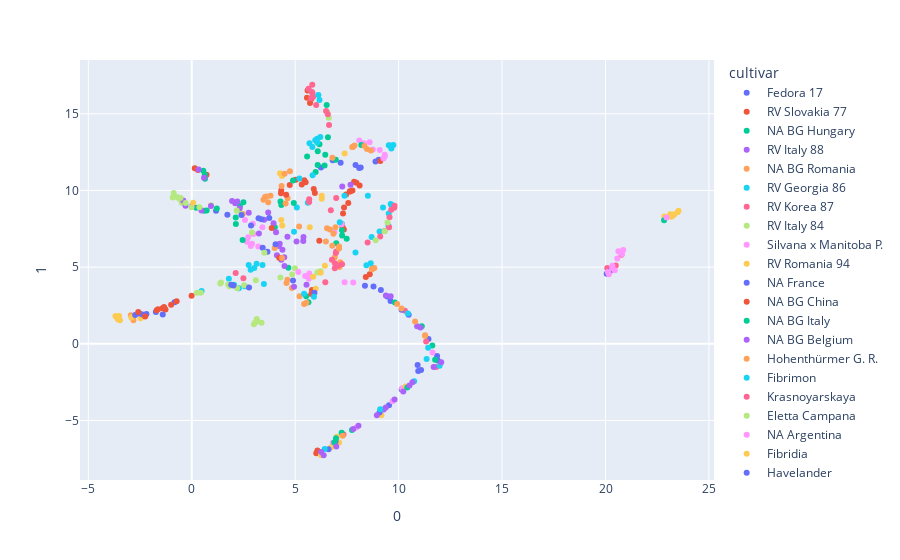

Notebook source saved alongside this figure:
### Markdown cell above
## Interactive Plots

### Code cell
import plotly.express as px

# n_neighbors = 10
# embed = pd.read_csv(f"outputs/umap/asv_n={n_neighbors}.csv")
# embed_metadata = pd.concat([embed, metadata], axis=1)

   
data = table.values
projector = umap.UMAP(
    n_neighbors=8,
    min_dist=0.5,
    n_components=2,
    metric="braycurtis"
)

u = projector.fit_transform(data)
embed = pd.DataFrame(u)
embed_metadata = pd.concat([embed, metadata], axis=1)


hover_data = ["cultivar", "replicates"]
fig = px.scatter(embed_metadata, x=0, y=1, color="cultivar", hover_data=hover_data)
fig.show()

### Figure 1 — Plotly figure (JSON) as saved in the notebook; plotly's stock layout.template omitted (floating-point values rounded to 4 significant figures)
{"data": [{"customdata": [["Fedora 17", "C1_01"], ["Fedora 17", "C1_02"], ["Fedora 17", "C1_03"], ["Fedora 17", "C1_04"], ["Fedora 17", "C1_05"], ["Fedora 17", "C1_06"], ["Fedora 17", "C1_07"], ["Fedora 17", "C1_08"], ["Fedora 17", "C1_09"], ["Fedora 17", "C1_10"]], "hovertemplate": "cultivar=%{customdata[0]}<br>0=%{x}<br>1=%{y}<br>replicates=%{customdata[1]}<extra></extra>", "legendgroup": "Fedora 17", "marker": {"color": "#636efa", "symbol": "circle"}, "mode": "markers", "name": "Fedora 17", "orientation": "v", "showlegend": true, "type": "scatter", "x": [9.45, 11.86, 10.49, 11.44, 10.15, 9.535, 8.785, 8.373, 9.142, 11.89], "xaxis": "x", "y": [3.079, -0.7966, 1.889, 0.3203, -2.973, -4.009, 3.746, 3.791, 3.517, -1.094], "yaxis": "y"}, {"customdata": [["RV Slovakia 77", "C10_01"], ["RV Slovakia 77", "C10_02"], ["RV Slovakia 77", "C10_03"], ["RV Slovakia 77", "C10_04"], ["RV Slovakia 77", "C10_05"], ["RV Slovakia 77", "C10_06"], ["RV Slovakia 77", "C10_07"], ["RV Slovakia 77", "C10_08"], ["RV Slovakia 77", "C10_09"], ["RV Slovakia 77", "C10_10"]], "hovertemplate": "cultivar=%{customdata[0]}<br>0=%{x}<br>1=%{y}<br>replicates=%{customdata[1]}<extra></extra>", "legendgroup": "RV Slovakia 77", "marker": {"color": "#EF553B", "symbol": "circle"}, "mode": "markers", "name": "RV Slovakia 77", "orientation": "v", "showlegend": true, "type": "scatter", "x": [6.019, 6.074, 5.599, 7.287, 7.355, 7.643, 7.658, 5.779, 5.716, 5.568], "xaxis": "x", "y": [-7.134, -6.961, 16.52, 7.632, 7.46, 9.951, 9.935, 15.96, 15.7, 16.04], "yaxis": "y"}, {"customdata": [["NA BG Hungary", "C11_01"], ["NA BG Hungary", "C11_02"], ["NA BG Hungary", "C11_06"], ["NA BG Hungary", "C11_07"], ["NA BG Hungary", "C11_08"], ["NA BG Hungary", "C11_09"], ["NA BG Hungary", "C11_10"]], "hovertemplate": "cultivar=%{customdata[0]}<br>0=%{x}<br>1=%{y}<br>replicates=%{customdata[1]}<extra></extra>", "legendgroup": "NA BG Hungary", "marker": {"color": "#00cc96", "symbol": "circle"}, "mode": "markers", "name": "NA BG Hungary", "orientation": "v", "showlegend": true, "type": "scatter", "x": [5.531, 5.64, 6.984, 7.488, 7.258, 7.256, 7.269], "xaxis": "x", "y": [3.102, 2.703, 6.55, 6.844, 7.407, 7.805, 7.066], "yaxis": "y"}, {"customdata": [["RV Italy 88", "C13_01"], ["RV Italy 88", "C13_02"], ["RV Italy 88", "C13_03"], ["RV Italy 88", "C13_04"], ["RV Italy 88", "C13_05"], ["RV Italy 88", "C13_06"], ["RV Italy 88", "C13_07"], ["RV Italy 88", "C13_08"], ["RV Italy 88", "C13_09"], ["RV Italy 88", "C13_10"]], "hovertemplate": "cultivar=%{customdata[0]}<br>0=%{x}<br>1=%{y}<br>replicates=%{customdata[1]}<extra></extra>", "legendgroup": "RV Italy 88", "marker": {"color": "#ab63fa", "symbol": "circle"}, "mode": "markers", "name": "RV Italy 88", "orientation": "v", "showlegend": true, "type": "scatter", "x": [5.391, 5.401, 5.065, 4.625, 4.33, 4.252, 4.214, 4.383, 4.117, 5.547], "xaxis": "x", "y": [6.706, 6.958, 6.668, 6.985, 5.475, 6.528, 6.382, 6.126, 5.773, 3.845], "yaxis": "y"}, {"customdata": [["NA BG Romania", "C15_01"], ["NA BG Romania", "C15_02"], ["NA BG Romania", "C15_03"], ["NA BG Romania", "C15_05"], ["NA BG Romania", "C15_06"], ["NA BG Romania", "C15_07"], ["NA BG Romania", "C15_08"], ["NA BG Romania", "C15_11"], ["NA BG Romania", "C15_12"]], "hovertemplate": "cultivar=%{customdata[0]}<br>0=%{x}<br>1=%{y}<br>replicates=%{customdata[1]}<extra></extra>", "legendgroup": "NA BG Romania", "marker": {"color": "#FFA15A", "symbol": "circle"}, "mode": "markers", "name": "NA BG Romania", "orientation": "v", "showlegend": true, "type": "scatter", "x": [5.209, 5.431, 5.544, 2.467, 4.622, 4.578, 4.836, -2.82, -2.945], "xaxis": "x", "y": [3.104, 2.601, 2.681, 8.465, 4.17, 3.969, 3.64, 1.533, 1.866], "yaxis": "y"}, {"customdata": [["RV Georgia 86", "C16_01"], ["RV Georgia 86", "C16_02"], ["RV Georgia 86", "C16_03"], ["RV Georgia 86", "C16_04"], ["RV Georgia 86", "C16_05"], ["RV Georgia 86", "C16_06"], ["RV Georgia 86", "C16_07"], ["RV Georgia 86", "C16_08"], ["RV Georgia 86", "C16_09"], ["RV Georgia 86", "C16_10"]], "hovertemplate": "cultivar=%{customdata[0]}<br>0=%{x}<br>1=%{y}<br>replicates=%{customdata[1]}<extra></extra>", "legendgroup": "RV Georgia 86", "marker": {"color": "#19d3f3", "symbol": "circle"}, "mode": "markers", "name": "RV Georgia 86", "orientation": "v", "showlegend": true, "type": "scatter", "x": [9.617, 9.078, 9.506, 8.695, 9.521, 8.514, 9.651, 9.246, 5.079, 5.609], "xaxis": "x", "y": [9.118, 7.322, 7.698, 6.964, 8.492, 9.66, 9.048, 8.886, 8.895, 9.202], "yaxis": "y"}, {"customdata": [["RV Korea 87", "C17_01"], ["RV Korea 87", "C17_02"], ["RV Korea 87", "C17_03"], ["RV Korea 87", "C17_04"], ["RV Korea 87", "C17_05"], ["RV Korea 87", "C17_06"], ["RV Korea 87", "C17_07"], ["RV Korea 87", "C17_08"], ["RV Korea 87", "C17_09"], ["RV Korea 87", "C17_10"]], "hovertemplate": "cultivar=%{customdata[0]}<br>0=%{x}<br>1=%{y}<br>replicates=%{customdata[1]}<extra></extra>", "legendgroup": "RV Korea 87", "marker": {"color": "#FF6692", "symbol": "circle"}, "mode": "markers", "name": "RV Korea 87", "orientation": "v", "showlegend": true, "type": "scatter", "x": [9.559, 8.5, 9.11, 9.54, 9.318, 9.788, 9.643, 9.8, 5.673, 5.676], "xaxis": "x", "y": [8.259, 6.598, 6.994, 7.608, 7.352, 8.868, 8.744, 9.007, 9.247, 9.427], "yaxis": "y"}, {"customdata": [["RV Italy 84", "C18_01"], ["RV Italy 84", "C18_02"], ["RV Italy 84", "C18_03"], ["RV Italy 84", "C18_04"], ["RV Italy 84", "C18_05"], ["RV Italy 84", "C18_06"], ["RV Italy 84", "C18_07"], ["RV Italy 84", "C18_08"], ["RV Italy 84", "C18_09"], ["RV Italy 84", "C18_10"]], "hovertemplate": "cultivar=%{customdata[0]}<br>0=%{x}<br>1=%{y}<br>replicates=%{customdata[1]}<extra></extra>", "legendgroup": "RV Italy 84", "marker": {"color": "#B6E880", "symbol": "circle"}, "mode": "markers", "name": "RV Italy 84", "orientation": "v", "showlegend": true, "type": "scatter", "x": [9.319, 9.463, 8.893, 6.623, 5.816, 0.9363, 2.309, -0.5998, -0.4822, 6.551], "xaxis": "x", "y": [7.348, 7.903, 6.755, 14.74, 16.36, 9.033, 8.653, 9.465, 9.198, 15.11], "yaxis": "y"}, {"customdata": [["Silvana x Manitoba P.", "C2_01"], ["Silvana x Manitoba P.", "C2_02"], ["Silvana x Manitoba P.", "C2_03"], ["Silvana x Manitoba P.", "C2_04"], ["Silvana x Manitoba P.", "C2_05"], ["Silvana x Manitoba P.", "C2_06"], ["Silvana x Manitoba P.", "C2_07"], ["Silvana x Manitoba P.", "C2_08"], ["Silvana x Manitoba P.", "C2_09"], ["Silvana x Manitoba P.", "C2_10"]], "hovertemplate": "cultivar=%{customdata[0]}<br>0=%{x}<br>1=%{y}<br>replicates=%{customdata[1]}<extra></extra>", "legendgroup": "Silvana x Manitoba P.", "marker": {"color": "#FF97FF", "symbol": "circle"}, "mode": "markers", "name": "Silvana x Manitoba P.", "orientation": "v", "showlegend": true, "type": "scatter", "x": [3.414, 2.574, 2.954, 2.97, 3.216, 9.702, 2.726, 2.852, 2.915, 2.669], "xaxis": "x", "y": [7.604, 8.07, 7.828, 7.16, 6.338, -3.743, 6.953, 6.381, 6.52, 6.66], "yaxis": "y"}, {"customdata": [["RV Romania 94", "C28_01"], ["RV Romania 94", "C28_02"], ["RV Romania 94", "C28_03"], ["RV Romania 94", "C28_04"], ["RV Romania 94", "C28_05"], ["RV Romania 94", "C28_06"], ["RV Romania 94", "C28_07"], ["RV Romania 94", "C28_08"], ["RV Romania 94", "C28_09"], ["RV Romania 94", "C28_10"]], "hovertemplate": "cultivar=%{customdata[0]}<br>0=%{x}<br>1=%{y}<br>replicates=%{customdata[1]}<extra></extra>", "legendgroup": "RV Romania 94", "marker": {"color": "#FECB52", "symbol": "circle"}, "mode": "markers", "name": "RV Romania 94", "orientation": "v", "showlegend": true, "type": "scatter", "x": [23.29, 23.24, 23.48, 11.26, 22.84, 22.86, 23.13, 23.32, 23.18, 23.53], "xaxis": "x", "y": [8.429, 8.332, 8.574, 0.5153, 8.303, 8.219, 8.445, 8.425, 8.285, 8.679], "yaxis": "y"}, {"customdata": [["NA France", "C30_01"], ["NA France", "C30_02"], ["NA France", "C30_03"], ["NA France", "C30_04"], ["NA France", "C30_05"], ["NA France", "C30_06"], ["NA France", "C30_07"], ["NA France", "C30_08"], ["NA France", "C30_09"], ["NA France", "C30_10"]], "hovertemplate": "cultivar=%{customdata[0]}<br>0=%{x}<br>1=%{y}<br>replicates=%{customdata[1]}<extra></extra>", "legendgroup": "NA France", "marker": {"color": "#636efa", "symbol": "circle"}, "mode": "markers", "name": "NA France", "orientation": "v", "showlegend": true, "type": "scatter", "x": [8.167, 6.812, 6.245, 7.197, 9.036, 8.883, 8.093, 7.919, 1.721, 1.175], "xaxis": "x", "y": [11.49, 11.98, 11.49, 11.81, 12.0, 11.88, 11.47, 11.66, 8.422, 8.678], "yaxis": "y"}, {"customdata": [["NA BG China", "C32_01"], ["NA BG China", "C32_02"], ["NA BG China", "C32_03"], ["NA BG China", "C32_04"], ["NA BG China", "C32_05"], ["NA BG China", "C32_06"], ["NA BG China", "C32_07"], ["NA BG China", "C32_08"], ["NA BG China", "C32_09"], ["NA BG China", "C32_10"]], "hovertemplate": "cultivar=%{customdata[0]}<br>0=%{x}<br>1=%{y}<br>replicates=%{customdata[1]}<extra></extra>", "legendgroup": "NA BG China", "marker": {"color": "#EF553B", "symbol": "circle"}, "mode": "markers", "name": "NA BG China", "orientation": "v", "showlegend": true, "type": "scatter", "x": [9.116, 5.027, 0.1462, 4.325, 5.778, 4.228, 5.811, 0.7155, 0.2986, 4.312], "xaxis": "x", "y": [11.91, 10.7, 11.45, 9.996, 3.256, 5.607, 3.503, 11.02, 11.34, 9.824], "yaxis": "y"}, {"customdata": [["NA BG Italy", "C33_01"], ["NA BG Italy", "C33_02"], ["NA BG Italy", "C33_03"], ["NA BG Italy", "C33_04"], ["NA BG Italy", "C33_05"], ["NA BG Italy", "C33_06"], ["NA BG Italy", "C33_07"], ["NA BG Italy", "C33_08"], ["NA BG Italy", "C33_09"], ["NA BG Italy", "C33_10"]], "hovertemplate": "cultivar=%{customdata[0]}<br>0=%{x}<br>1=%{y}<br>replicates=%{customdata[1]}<extra></extra>", "legendgroup": "NA BG Italy", "marker": {"color": "#00cc96", "symbol": "circle"}, "mode": "markers", "name": "NA BG Italy", "orientation": "v", "showlegend": true, "type": "scatter", "x": [4.933, 4.015, 4.669, 6.421, 5.988, 4.331, 4.29, 0.6296, 0.5578, 0.6402], "xaxis": "x", "y": [9.176, 7.603, 4.967, 11.63, 11.21, 9.059, 9.285, 11.05, 11.29, 10.76], "yaxis": "y"}, {"customdata": [["NA BG Belgium", "C34_01"], ["NA BG Belgium", "C34_02"], ["NA BG Belgium", "C34_03"], ["NA BG Belgium", "C34_04"], ["NA BG Belgium", "C34_05"], ["NA BG Belgium", "C34_06"], ["NA BG Belgium", "C34_07"], ["NA BG Belgium", "C34_08"], ["NA BG Belgium", "C34_09"], ["NA BG Belgium", "C34_10"]], "hovertemplate": "cultivar=%{customdata[0]}<br>0=%{x}<br>1=%{y}<br>replicates=%{customdata[1]}<extra></extra>", "legendgroup": "NA BG Belgium", "marker": {"color": "#ab63fa", "symbol": "circle"}, "mode": "markers", "name": "NA BG Belgium", "orientation": "v", "showlegend": true, "type": "scatter", "x": [4.074, 3.953, 3.501, 4.471, 4.481, 4.944, 0.592, 0.33, 2.754, 3.696], "xaxis": "x", "y": [7.278, 7.868, 8.086, 5.642, 5.073, 3.728, 10.83, 11.36, 8.55, 8.561], "yaxis": "y"}, {"customdata": [["Hohenthürmer G. R.", "C36_01"], ["Hohenthürmer G. R.", "C36_02"], ["Hohenthürmer G. R.", "C36_03"], ["Hohenthürmer G. R.", "C36_04"], ["Hohenthürmer G. R.", "C36_05"], ["Hohenthürmer G. R.", "C36_06"], ["Hohenthürmer G. R.", "C36_07"], ["Hohenthürmer G. R.", "C36_08"], ["Hohenthürmer G. R.", "C36_09"], ["Hohenthürmer G. R.", "C36_10"]], "hovertemplate": "cultivar=%{customdata[0]}<br>0=%{x}<br>1=%{y}<br>replicates=%{customdata[1]}<extra></extra>", "legendgroup": "Hohenthürmer G. R.", "marker": {"color": "#FFA15A", "symbol": "circle"}, "mode": "markers", "name": "Hohenthürmer G. R.", "orientation": "v", "showlegend": true, "type": "scatter", "x": [3.809, 3.465, 4.342, 3.604, 4.009, 4.363, 3.696, 3.541, 4.537, 4.634], "xaxis": "x", "y": [9.653, 9.387, 10.29, 9.607, 6.246, 5.596, 9.228, 9.574, 9.152, 9.499], "yaxis": "y"}, {"customdata": [["Fibrimon", "C37_01"], ["Fibrimon", "C37_02"], ["Fibrimon", "C37_03"], ["Fibrimon", "C37_04"], ["Fibrimon", "C37_05"], ["Fibrimon", "C37_06"], ["Fibrimon", "C37_07"], ["Fibrimon", "C37_08"], ["Fibrimon", "C37_09"], ["Fibrimon", "C37_10"]], "hovertemplate": "cultivar=%{customdata[0]}<br>0=%{x}<br>1=%{y}<br>replicates=%{customdata[1]}<extra></extra>", "legendgroup": "Fibrimon", "marker": {"color": "#19d3f3", "symbol": "circle"}, "mode": "markers", "name": "Fibrimon", "orientation": "v", "showlegend": true, "type": "scatter", "x": [2.751, 3.487, 2.043, 0.475, 1.794, 2.562, 2.279, 3.136, 3.022, 2.847], "xaxis": "x", "y": [5.147, 3.906, 3.846, 3.44, 4.238, 3.749, 3.625, 5.216, 4.951, 4.835], "yaxis": "y"}, {"customdata": [["Krasnoyarskaya", "C38_01"], ["Krasnoyarskaya", "C38_02"], ["Krasnoyarskaya", "C38_03"], ["Krasnoyarskaya", "C38_04"], ["Krasnoyarskaya", "C38_05"], ["Krasnoyarskaya", "C38_06"], ["Krasnoyarskaya", "C38_07"], ["Krasnoyarskaya", "C38_08"], ["Krasnoyarskaya", "C38_09"], ["Krasnoyarskaya", "C38_10"]], "hovertemplate": "cultivar=%{customdata[0]}<br>0=%{x}<br>1=%{y}<br>replicates=%{customdata[1]}<extra></extra>", "legendgroup": "Krasnoyarskaya", "marker": {"color": "#FF6692", "symbol": "circle"}, "mode": "markers", "name": "Krasnoyarskaya", "orientation": "v", "showlegend": true, "type": "scatter", "x": [6.458, 7.335, 20.5, 20.08, 20.77, 10.31, 11.33, 2.496, 2.123, 11.82], "xaxis": "x", "y": [4.021, -5.919, 5.11, 4.947, 5.812, 2.151, 0.149, 4.269, 4.624, -1.518], "yaxis": "y"}, {"customdata": [["Eletta Campana", "C41_01"], ["Eletta Campana", "C41_02"], ["Eletta Campana", "C41_03"], ["Eletta Campana", "C41_04"], ["Eletta Campana", "C41_05"], ["Eletta Campana", "C41_07"], ["Eletta Campana", "C41_08"], ["Eletta Campana", "C41_09"], ["Eletta Campana", "C41_10"]], "hovertemplate": "cultivar=%{customdata[0]}<br>0=%{x}<br>1=%{y}<br>replicates=%{customdata[1]}<extra></extra>", "legendgroup": "Eletta Campana", "marker": {"color": "#B6E880", "symbol": "circle"}, "mode": "markers", "name": "Eletta Campana", "orientation": "v", "showlegend": true, "type": "scatter", "x": [3.056, 3.003, 3.376, 3.138, 3.182, 6.218, 4.989, 3.098, 4.285], "xaxis": "x", "y": [1.38, 1.279, 1.382, 1.614, 1.48, 4.735, 4.932, 4.143, 4.329], "yaxis": "y"}, {"customdata": [["NA Argentina", "C43_01"], ["NA Argentina", "C43_02"], ["NA Argentina", "C43_03"], ["NA Argentina", "C43_04"], ["NA Argentina", "C43_05"], ["NA Argentina", "C43_06"], ["NA Argentina", "C43_07"], ["NA Argentina", "C43_08"], ["NA Argentina", "C43_09"], ["NA Argentina", "C43_10"]], "hovertemplate": "cultivar=%{customdata[0]}<br>0=%{x}<br>1=%{y}<br>replicates=%{customdata[1]}<extra></extra>", "legendgroup": "NA Argentina", "marker": {"color": "#FF97FF", "symbol": "circle"}, "mode": "markers", "name": "NA Argentina", "orientation": "v", "showlegend": true, "type": "scatter", "x": [8.755, 8.315, 8.596, 9.088, 9.328, 9.329, 9.27, 8.097, 6.902, 7.25], "xaxis": "x", "y": [12.68, 13.08, 13.14, 12.64, 12.33, 12.24, 12.09, 13.26, 7.291, 7.801], "yaxis": "y"}, {"customdata": [["Fibridia", "C44_01"], ["Fibridia", "C44_02"], ["Fibridia", "C44_03"], ["Fibridia", "C44_04"], ["Fibridia", "C44_05"], ["Fibridia", "C44_06"], ["Fibridia", "C44_07"], ["Fibridia", "C44_08"], ["Fibridia", "C44_09"], ["Fibridia", "C44_10"]], "hovertemplate": "cultivar=%{customdata[0]}<br>0=%{x}<br>1=%{y}<br>replicates=%{customdata[1]}<extra></extra>", "legendgroup": "Fibridia", "marker": {"color": "#FECB52", "symbol": "circle"}, "mode": "markers", "name": "Fibridia", "orientation": "v", "showlegend": true, "type": "scatter", "x": [5.703, 6.436, 6.283, 6.283, 5.996, 4.375, 7.39, 4.327, 4.264, 4.359], "xaxis": "x", "y": [7.6, 5.094, 9.458, 9.654, 3.586, 7.718, 12.41, 8.075, 11.12, 10.94], "yaxis": "y"}, {"customdata": [["Havelander", "C47_01"], ["Havelander", "C47_02"], ["Havelander", "C47_03"], ["Havelander", "C47_04"], ["Havelander", "C47_05"], ["Havelander", "C47_06"], ["Havelander", "C47_07"], ["Havelander", "C47_08"], ["Havelander", "C47_09"], ["Havelander", "C47_10"]], "hovertemplate": "cultivar=%{customdata[0]}<br>0=%{x}<br>1=%{y}<br>replicates=%{customdata[1]}<extra></extra>", "legendgroup": "Havelander", "marker": {"color": "#636efa", "symbol": "circle"}, "mode": "markers", "name": "Havelander", "orientation": "v", "showlegend": true, "type": "scatter", "x": [5.931, 4.052, 3.745, 3.369, 3.228, 2.401, 3.43, 3.658, 2.864, 4.896], "xaxis": "x", "y": [3.333, 6.499, 8.207, 8.115, 8.187, 8.407, 6.263, 6.005, 7.715, 4.124], "yaxis": "y"}, {"customdata": [["NA Syria", "C49_01"], ["NA Syria", "C49_02"], ["NA Syria", "C49_03"], ["NA Syria", "C49_04"], ["NA Syria", "C49_05"], ["NA Syria", "C49_06"], ["NA Syria", "C49_07"], ["NA Syria", "C49_08"], ["NA Syria", "C49_09"]], "hovertemplate": "cultivar=%{customdata[0]}<br>0=%{x}<br>1=%{y}<br>replicates=%{customdata[1]}<extra></extra>", "legendgroup": "NA Syria", "marker": {"color": "#EF553B", "symbol": "circle"}, "mode": "markers", "name": "NA Syria", "orientation": "v", "showlegend": true, "type": "scatter", "x": [6.165, 4.564, 5.441, 5.505, 5.318, 4.736, 5.95, 5.897, 3.864], "xaxis": "x", "y": [6.714, 9.719, 10.66, 10.53, 10.4, 10.36, 9.834, 10.09, 7.547], "yaxis": "y"}, {"customdata": [["Schurig", "C52_01"], ["Schurig", "C52_02"], ["Schurig", "C52_03"], ["Schurig", "C52_04"], ["Schurig", "C52_05"], ["Schurig", "C52_06"], ["Schurig", "C52_07"], ["Schurig", "C52_08"], ["Schurig", "C52_09"], ["Schurig", "C52_10"]], "hovertemplate": "cultivar=%{customdata[0]}<br>0=%{x}<br>1=%{y}<br>replicates=%{customdata[1]}<extra></extra>", "legendgroup": "Schurig", "marker": {"color": "#00cc96", "symbol": "circle"}, "mode": "markers", "name": "Schurig", "orientation": "v", "showlegend": true, "type": "scatter", "x": [2.132, 2.33, 2.458, 2.498, 0.7195, 0.5957, 2.132, 1.213, 0.2176, 2.125], "xaxis": "x", "y": [7.819, 8.986, 6.772, 9.229, 8.701, 8.684, 9.19, 8.822, 8.868, 8.244], "yaxis": "y"}, {"customdata": [["Bredemann", "C54_01"], ["Bredemann", "C54_02"], ["Bredemann", "C54_03"], ["Bredemann", "C54_04"], ["Bredemann", "C54_05"], ["Bredemann", "C54_06"], ["Bredemann", "C54_07"], ["Bredemann", "C54_08"], ["Bredemann", "C54_09"], ["Bredemann", "C54_10"]], "hovertemplate": "cultivar=%{customdata[0]}<br>0=%{x}<br>1=%{y}<br>replicates=%{customdata[1]}<extra></extra>", "legendgroup": "Bredemann", "marker": {"color": "#ab63fa", "symbol": "circle"}, "mode": "markers", "name": "Bredemann", "orientation": "v", "showlegend": true, "type": "scatter", "x": [2.1, -0.4114, 0.9286, 1.949, 2.316, -0.3003, 0.01985, 0.47, 2.206, 3.245], "xaxis": "x", "y": [9.158, 9.352, 8.989, 9.315, 8.835, 9.008, 8.985, 8.693, 9.288, 7.201], "yaxis": "y"}, {"customdata": [["Ramo", "C55_01"], ["Ramo", "C55_02"], ["Ramo", "C55_03"], ["Ramo", "C55_04"], ["Ramo", "C55_05"], ["Ramo", "C55_06"], ["Ramo", "C55_07"], ["Ramo", "C55_08"], ["Ramo", "C55_09"], ["Ramo", "C55_10"]], "hovertemplate": "cultivar=%{customdata[0]}<br>0=%{x}<br>1=%{y}<br>replicates=%{customdata[1]}<extra></extra>", "legendgroup": "Ramo", "marker": {"color": "#FFA15A", "symbol": "circle"}, "mode": "markers", "name": "Ramo", "orientation": "v", "showlegend": true, "type": "scatter", "x": [7.122, 6.539, 7.14, 7.18, 6.911, 6.793, 5.191, 6.846, 6.678, 6.948], "xaxis": "x", "y": [6.346, 7.537, 5.009, 5.323, 5.652, 6.396, 7.651, 7.171, 7.45, 7.597], "yaxis": "y"}, {"customdata": [["NA Turkey", "C56_01"], ["NA Turkey", "C56_02"], ["NA Turkey", "C56_03"], ["NA Turkey", "C56_04"], ["NA Turkey", "C56_05"], ["NA Turkey", "C56_06"], ["NA Turkey", "C56_07"], ["NA Turkey", "C56_08"], ["NA Turkey", "C56_09"], ["NA Turkey", "C56_10"]], "hovertemplate": "cultivar=%{customdata[0]}<br>0=%{x}<br>1=%{y}<br>replicates=%{customdata[1]}<extra></extra>", "legendgroup": "NA Turkey", "marker": {"color": "#19d3f3", "symbol": "circle"}, "mode": "markers", "name": "NA Turkey", "orientation": "v", "showlegend": true, "type": "scatter", "x": [9.649, 9.744, 9.524, 9.574, 5.841, 5.202, 4.944, 3.421, 5.906, 5.429], "xaxis": "x", "y": [12.74, 12.97, 12.95, 12.92, 10.98, 10.78, 7.312, 5.148, 3.068, 3.262], "yaxis": "y"}, {"customdata": [["Lovrin 110", "C58_01"], ["Lovrin 110", "C58_02"], ["Lovrin 110", "C58_03"], ["Lovrin 110", "C58_04"], ["Lovrin 110", "C58_05"], ["Lovrin 110", "C58_06"], ["Lovrin 110", "C58_07"], ["Lovrin 110", "C58_08"], ["Lovrin 110", "C58_09"], ["Lovrin 110", "C58_10"]], "hovertemplate": "cultivar=%{customdata[0]}<br>0=%{x}<br>1=%{y}<br>replicates=%{customdata[1]}<extra></extra>", "legendgroup": "Lovrin 110", "marker": {"color": "#FF6692", "symbol": "circle"}, "mode": "markers", "name": "Lovrin 110", "orientation": "v", "showlegend": true, "type": "scatter", "x": [6.777, 6.985, 6.964, 7.265, 6.914, 6.92, 7.066, 7.001, 6.98, 6.723], "xaxis": "x", "y": [5.475, 6.026, 5.915, 5.186, 4.935, 5.249, 5.086, 5.114, 9.506, 8.713], "yaxis": "y"}, {"customdata": [["Fasamo", "C59_01"], ["Fasamo", "C59_02"], ["Fasamo", "C59_03"], ["Fasamo", "C59_04"], ["Fasamo", "C59_05"], ["Fasamo", "C59_06"], ["Fasamo", "C59_07"], ["Fasamo", "C59_08"], ["Fasamo", "C59_09"], ["Fasamo", "C59_10"]], "hovertemplate": "cultivar=%{customdata[0]}<br>0=%{x}<br>1=%{y}<br>replicates=%{customdata[1]}<extra></extra>", "legendgroup": "Fasamo", "marker": {"color": "#B6E880", "symbol": "circle"}, "mode": "markers", "name": "Fasamo", "orientation": "v", "showlegend": true, "type": "scatter", "x": [0.4334, 1.758, 2.534, 1.38, 0.2553, 1.415, 6.068, 4.855, 2.196, 1.817], "xaxis": "x", "y": [3.333, 3.865, 3.819, 3.935, 3.334, 3.996, 4.649, 4.527, 3.622, 3.752], "yaxis": "y"}, {"customdata": [["Kompolti", "C62_01"], ["Kompolti", "C62_02"], ["Kompolti", "C62_03"], ["Kompolti", "C62_04"], ["Kompolti", "C62_05"], ["Kompolti", "C62_06"], ["Kompolti", "C62_07"], ["Kompolti", "C62_08"], ["Kompolti", "C62_09"], ["Kompolti", "C62_10"]], "hovertemplate": "cultivar=%{customdata[0]}<br>0=%{x}<br>1=%{y}<br>replicates=%{customdata[1]}<extra></extra>", "legendgroup": "Kompolti", "marker": {"color": "#FF97FF", "symbol": "circle"}, "mode": "markers", "name": "Kompolti", "orientation": "v", "showlegend": true, "type": "scatter", "x": [7.389, 7.806, 6.82, 7.955, 11.64, 10.17, 5.483, 5.683, 5.656, 5.151], "xaxis": "x", "y": [4.017, 4.004, -6.456, -5.458, -0.558, -2.895, 4.421, 4.587, 4.237, 4.682], "yaxis": "y"}, {"customdata": [["Beniko", "C65_01"], ["Beniko", "C65_02"], ["Beniko", "C65_05"], ["Beniko", "C65_06"], ["Beniko", "C65_07"], ["Beniko", "C65_08"], ["Beniko", "C65_09"], ["Beniko", "C65_10"]], "hovertemplate": "cultivar=%{customdata[0]}<br>0=%{x}<br>1=%{y}<br>replicates=%{customdata[1]}<extra></extra>", "legendgroup": "Beniko", "marker": {"color": "#FECB52", "symbol": "circle"}, "mode": "markers", "name": "Beniko", "orientation": "v", "showlegend": true, "type": "scatter", "x": [5.871, 6.231, 7.124, 6.734, 9.168, 10.34, 6.246, 7.009], "xaxis": "x", "y": [4.381, 4.634, -6.435, -6.745, -4.653, -2.774, -7.264, -6.053], "yaxis": "y"}, {"customdata": [["Finola", "C67_01"], ["Finola", "C67_02"], ["Finola", "C67_03"], ["Finola", "C67_04"], ["Finola", "C67_05"], ["Finola", "C67_06"], ["Finola", "C67_07"], ["Finola", "C67_08"], ["Finola", "C67_09"], ["Finola", "C67_10"]], "hovertemplate": "cultivar=%{customdata[0]}<br>0=%{x}<br>1=%{y}<br>replicates=%{customdata[1]}<extra></extra>", "legendgroup": "Finola", "marker": {"color": "#636efa", "symbol": "circle"}, "mode": "markers", "name": "Finola", "orientation": "v", "showlegend": true, "type": "scatter", "x": [9.609, 10.14, 10.92, 10.95, 9.077, 11.08, 6.614, 20.06, 6.954, 20.23], "xaxis": "x", "y": [2.795, 2.229, -1.378, -1.771, -4.471, -1.708, -6.87, 4.565, -6.368, 4.771], "yaxis": "y"}, {"customdata": [["Purini", "C70_01"], ["Purini", "C70_02"], ["Purini", "C70_03"], ["Purini", "C70_04"], ["Purini", "C70_05"], ["Purini", "C70_06"], ["Purini", "C70_07"], ["Purini", "C70_08"], ["Purini", "C70_09"], ["Purini", "C70_10"]], "hovertemplate": "cultivar=%{customdata[0]}<br>0=%{x}<br>1=%{y}<br>replicates=%{customdata[1]}<extra></extra>", "legendgroup": "Purini", "marker": {"color": "#EF553B", "symbol": "circle"}, "mode": "markers", "name": "Purini", "orientation": "v", "showlegend": true, "type": "scatter", "x": [7.848, 7.362, 7.566, 8.116, 7.961, 7.312, 7.462, 7.768, 8.414, 8.606], "xaxis": "x", "y": [10.56, 8.893, 9.178, 10.32, 10.49, 8.499, 9.734, 10.0, 4.364, 4.544], "yaxis": "y"}, {"customdata": [["Ferimon", "C72_01"], ["Ferimon", "C72_02"], ["Ferimon", "C72_03"], ["Ferimon", "C72_04"], ["Ferimon", "C72_05"], ["Ferimon", "C72_06"], ["Ferimon", "C72_07"], ["Ferimon", "C72_08"], ["Ferimon", "C72_09"], ["Ferimon", "C72_10"]], "hovertemplate": "cultivar=%{customdata[0]}<br>0=%{x}<br>1=%{y}<br>replicates=%{customdata[1]}<extra></extra>", "legendgroup": "Ferimon", "marker": {"color": "#00cc96", "symbol": "circle"}, "mode": "markers", "name": "Ferimon", "orientation": "v", "showlegend": true, "type": "scatter", "x": [11.63, 6.889, 22.83, 7.247, 11.12, 9.821, 11.76, 10.42, 7.744, 6.971], "xaxis": "x", "y": [-0.1127, -6.429, 8.054, -5.789, 1.154, 2.687, -1.038, -2.849, -5.619, -6.152], "yaxis": "y"}, {"customdata": [["Felina 32", "C73_01"], ["Felina 32", "C73_02"], ["Felina 32", "C73_03"], ["Felina 32", "C73_04"], ["Felina 32", "C73_05"], ["Felina 32", "C73_06"], ["Felina 32", "C73_07"], ["Felina 32", "C73_08"], ["Felina 32", "C73_09"], ["Felina 32", "C73_10"]], "hovertemplate": "cultivar=%{customdata[0]}<br>0=%{x}<br>1=%{y}<br>replicates=%{customdata[1]}<extra></extra>", "legendgroup": "Felina 32", "marker": {"color": "#ab63fa", "symbol": "circle"}, "mode": "markers", "name": "Felina 32", "orientation": "v", "showlegend": true, "type": "scatter", "x": [6.377, 8.948, 10.23, 9.803, 9.378, 10.89, 11.05, 9.278, 8.057, 11.69], "xaxis": "x", "y": [-7.261, -4.653, -3.102, -3.628, -4.155, 1.151, 1.069, -4.282, -5.341, -1.504], "yaxis": "y"}, {"customdata": [["Futura 75", "C74_01"], ["Futura 75", "C74_02"], ["Futura 75", "C74_03"], ["Futura 75", "C74_04"], ["Futura 75", "C74_05"], ["Futura 75", "C74_06"], ["Futura 75", "C74_07"], ["Futura 75", "C74_08"], ["Futura 75", "C74_09"], ["Futura 75", "C74_10"]], "hovertemplate": "cultivar=%{customdata[0]}<br>0=%{x}<br>1=%{y}<br>replicates=%{customdata[1]}<extra></extra>", "legendgroup": "Futura 75", "marker": {"color": "#FFA15A", "symbol": "circle"}, "mode": "markers", "name": "Futura 75", "orientation": "v", "showlegend": true, "type": "scatter", "x": [7.12, 11.28, 8.825, 8.716, 8.709, 8.763, 10.8, 7.295, 10.14, 9.93], "xaxis": "x", "y": [6.21, 0.5603, 4.939, 4.875, 4.886, 4.917, 1.463, -5.99, 2.303, 2.605], "yaxis": "y"}, {"customdata": [["Orion 33", "C75_01"], ["Orion 33", "C75_02"], ["Orion 33", "C75_03"], ["Orion 33", "C75_04"], ["Orion 33", "C75_05"], ["Orion 33", "C75_06"], ["Orion 33", "C75_07"], ["Orion 33", "C75_08"], ["Orion 33", "C75_09"], ["Orion 33", "C75_10"]], "hovertemplate": "cultivar=%{customdata[0]}<br>0=%{x}<br>1=%{y}<br>replicates=%{customdata[1]}<extra></extra>", "legendgroup": "Orion 33", "marker": {"color": "#19d3f3", "symbol": "circle"}, "mode": "markers", "name": "Orion 33", "orientation": "v", "showlegend": true, "type": "scatter", "x": [11.43, 11.35, 10.45, 6.427, 11.98, 8.652, 9.108, 10.75, 8.443, 7.915], "xaxis": "x", "y": [-0.2473, -0.9911, 1.974, -6.856, -1.435, 5.258, -4.265, -2.441, 5.116, 5.954], "yaxis": "y"}, {"customdata": [["The Church CBD", "C76_01"], ["The Church CBD", "C76_02"], ["The Church CBD", "C76_03"], ["The Church CBD", "C76_04"], ["The Church CBD", "C76_05"], ["The Church CBD", "C76_06"], ["The Church CBD", "C76_07"], ["The Church CBD", "C76_08"], ["The Church CBD", "C76_09"], ["The Church CBD", "C76_10"]], "hovertemplate": "cultivar=%{customdata[0]}<br>0=%{x}<br>1=%{y}<br>replicates=%{customdata[1]}<extra></extra>", "legendgroup": "The Church CBD", "marker": {"color": "#FF6692", "symbol": "circle"}, "mode": "markers", "name": "The Church CBD", "orientation": "v", "showlegend": true, "type": "scatter", "x": [6.637, 5.839, 5.825, 6.578, 6.014, 5.764, 5.867, 5.645, 6.493, 5.792], "xaxis": "x", "y": [14.26, 16.36, 16.89, 14.97, 15.56, 16.0, 16.11, 16.64, 15.18, 16.44], "yaxis": "y"}, {"customdata": [["Arjans Haze 3", "C77_01"], ["Arjans Haze 3", "C77_02"], ["Arjans Haze 3", "C77_03"], ["Arjans Haze 3", "C77_04"], ["Arjans Haze 3", "C77_05"], ["Arjans Haze 3", "C77_06"], ["Arjans Haze 3", "C77_07"], ["Arjans Haze 3", "C77_08"], ["Arjans Haze 3", "C77_09"], ["Arjans Haze 3", "C77_10"]], "hovertemplate": "cultivar=%{customdata[0]}<br>0=%{x}<br>1=%{y}<br>replicates=%{customdata[1]}<extra></extra>", "legendgroup": "Arjans Haze 3", "marker": {"color": "#B6E880", "symbol": "circle"}, "mode": "markers", "name": "Arjans Haze 3", "orientation": "v", "showlegend": true, "type": "scatter", "x": [-0.01638, -0.297, 2.913, 3.509, 2.172, 0.3743, -0.5449, -0.708, -0.8708, -0.9184], "xaxis": "x", "y": [8.901, 9.177, 7.256, 5.93, 8.691, 8.898, 9.503, 9.576, 9.833, 9.536], "yaxis": "y"}, {"customdata": [["Carmagnola", "C8_01"], ["Carmagnola", "C8_02"], ["Carmagnola", "C8_03"], ["Carmagnola", "C8_04"], ["Carmagnola", "C8_05"], ["Carmagnola", "C8_06"], ["Carmagnola", "C8_07"], ["Carmagnola", "C8_08"], ["Carmagnola", "C8_09"], ["Carmagnola", "C8_10"]], "hovertemplate": "cultivar=%{customdata[0]}<br>0=%{x}<br>1=%{y}<br>replicates=%{customdata[1]}<extra></extra>", "legendgroup": "Carmagnola", "marker": {"color": "#FF97FF", "symbol": "circle"}, "mode": "markers", "name": "Carmagnola", "orientation": "v", "showlegend": true, "type": "scatter", "x": [20.57, 20.86, 20.62, 20.8, 20.32, 20.45, 22.95, 20.12, 20.33, 20.16], "xaxis": "x", "y": [5.556, 6.114, 6.039, 5.851, 4.931, 4.805, 8.237, 4.688, 5.087, 4.538], "yaxis": "y"}, {"customdata": [["Hindu Kush", "C86_01"], ["Hindu Kush", "C86_02"], ["Hindu Kush", "C86_03"], ["Hindu Kush", "C86_04"], ["Hindu Kush", "C86_05"], ["Hindu Kush", "C86_06"], ["Hindu Kush", "C86_07"], ["Hindu Kush", "C86_08"]], "hovertemplate": "cultivar=%{customdata[0]}<br>0=%{x}<br>1=%{y}<br>replicates=%{customdata[1]}<extra></extra>", "legendgroup": "Hindu Kush", "marker": {"color": "#FECB52", "symbol": "circle"}, "mode": "markers", "name": "Hindu Kush", "orientation": "v", "showlegend": true, "type": "scatter", "x": [-3.574, -3.636, -3.511, -2.918, -2.471, -3.688, -3.472, 0.06886], "xaxis": "x", "y": [1.596, 1.744, 1.821, 1.715, 1.66, 1.823, 1.537, 9.192], "yaxis": "y"}, {"customdata": [["Afghani 1", "C87_01"], ["Afghani 1", "C87_02"], ["Afghani 1", "C87_03"], ["Afghani 1", "C87_04"], ["Afghani 1", "C87_05"], ["Afghani 1", "C87_06"], ["Afghani 1", "C87_07"], ["Afghani 1", "C87_08"], ["Afghani 1", "C87_09"], ["Afghani 1", "C87_10"]], "hovertemplate": "cultivar=%{customdata[0]}<br>0=%{x}<br>1=%{y}<br>replicates=%{customdata[1]}<extra></extra>", "legendgroup": "Afghani 1", "marker": {"color": "#636efa", "symbol": "circle"}, "mode": "markers", "name": "Afghani 1", "orientation": "v", "showlegend": true, "type": "scatter", "x": [-2.734, -2.524, -1.402, -2.378, -1.733, -2.191, 2.011, 2.769, 1.906, -0.8298], "xaxis": "x", "y": [1.883, 1.97, 1.916, 1.907, 2.07, 1.946, 3.805, 3.665, 3.857, 2.714], "yaxis": "y"}, {"customdata": [["Skunk 1", "C88_01"], ["Skunk 1", "C88_02"], ["Skunk 1", "C88_03"], ["Skunk 1", "C88_04"], ["Skunk 1", "C88_05"], ["Skunk 1", "C88_06"], ["Skunk 1", "C88_07"], ["Skunk 1", "C88_08"], ["Skunk 1", "C88_09"], ["Skunk 1", "C88_10"]], "hovertemplate": "cultivar=%{customdata[0]}<br>0=%{x}<br>1=%{y}<br>replicates=%{customdata[1]}<extra></extra>", "legendgroup": "Skunk 1", "marker": {"color": "#EF553B", "symbol": "circle"}, "mode": "markers", "name": "Skunk 1", "orientation": "v", "showlegend": true, "type": "scatter", "x": [-1.412, -1.628, -2.253, -2.587, -1.269, -0.9985, -1.338, -0.008597, -0.7299, -1.695], "xaxis": "x", "y": [2.323, 2.256, 1.784, 2.067, 2.243, 2.549, 2.394, 3.142, 2.779, 2.192], "yaxis": "y"}, {"customdata": [["Ruderalis Indica", "C89_01"], ["Ruderalis Indica", "C89_02"], ["Ruderalis Indica", "C89_03"], ["Ruderalis Indica", "C89_04"], ["Ruderalis Indica", "C89_05"], ["Ruderalis Indica", "C89_06"], ["Ruderalis Indica", "C89_07"], ["Ruderalis Indica", "C89_08"], ["Ruderalis Indica", "C89_09"], ["Ruderalis Indica", "C89_10"]], "hovertemplate": "cultivar=%{customdata[0]}<br>0=%{x}<br>1=%{y}<br>replicates=%{customdata[1]}<extra></extra>", "legendgroup": "Ruderalis Indica", "marker": {"color": "#00cc96", "symbol": "circle"}, "mode": "markers", "name": "Ruderalis Indica", "orientation": "v", "showlegend": true, "type": "scatter", "x": [5.576, 6.087, 6.964, 6.582, 6.523, 6.09, 6.453, 8.198, 6.174, 4.894], "xaxis": "x", "y": [12.21, 11.67, 12.01, 13.47, 15.57, 12.55, 12.33, 12.96, 13.01, 10.65], "yaxis": "y"}, {"customdata": [["Santhica 27", "C9_01"], ["Santhica 27", "C9_02"], ["Santhica 27", "C9_03"], ["Santhica 27", "C9_04"], ["Santhica 27", "C9_05"], ["Santhica 27", "C9_06"], ["Santhica 27", "C9_07"], ["Santhica 27", "C9_08"], ["Santhica 27", "C9_09"], ["Santhica 27", "C9_11"]], "hovertemplate": "cultivar=%{customdata[0]}<br>0=%{x}<br>1=%{y}<br>replicates=%{customdata[1]}<extra></extra>", "legendgroup": "Santhica 27", "marker": {"color": "#ab63fa", "symbol": "circle"}, "mode": "markers", "name": "Santhica 27", "orientation": "v", "showlegend": true, "type": "scatter", "x": [9.615, 9.383, 12.06, 10.67, 6.257, 7.274, 7.675, 6.987, 7.806, 10.52], "xaxis": "x", "y": [3.106, 3.157, -1.2, -2.505, -7.051, 10.25, 10.38, -6.696, -5.546, -2.717], "yaxis": "y"}, {"customdata": [["Mexican Sativa", "C90_01"], ["Mexican Sativa", "C90_02"], ["Mexican Sativa", "C90_03"], ["Mexican Sativa", "C90_04"], ["Mexican Sativa", "C90_05"], ["Mexican Sativa", "C90_06"], ["Mexican Sativa", "C90_07"], ["Mexican Sativa", "C90_08"], ["Mexican Sativa", "C90_09"], ["Mexican Sativa", "C90_10"]], "hovertemplate": "cultivar=%{customdata[0]}<br>0=%{x}<br>1=%{y}<br>replicates=%{customdata[1]}<extra></extra>", "legendgroup": "Mexican Sativa", "marker": {"color": "#FFA15A", "symbol": "circle"}, "mode": "markers", "name": "Mexican Sativa", "orientation": "v", "showlegend": true, "type": "scatter", "x": [4.49, 6.483, 4.747, 6.799, 8.467, 7.791, 8.349, 7.756, 8.658, 7.867], "xaxis": "x", "y": [11.09, 6.67, 11.25, 12.13, 12.71, 12.83, 12.9, 12.83, 12.6, 12.93], "yaxis": "y"}, {"customdata": [["Master Kush", "C91_01"], ["Master Kush", "C91_02"], ["Master Kush", "C91_03"], ["Master Kush", "C91_04"], ["Master Kush", "C91_05"], ["Master Kush", "C91_06"], ["Master Kush", "C91_07"], ["Master Kush", "C91_08"], ["Master Kush", "C91_09"], ["Master Kush", "C91_10"]], "hovertemplate": "cultivar=%{customdata[0]}<br>0=%{x}<br>1=%{y}<br>replicates=%{customdata[1]}<extra></extra>", "legendgroup": "Master Kush", "marker": {"color": "#19d3f3", "symbol": "circle"}, "mode": "markers", "name": "Master Kush", "orientation": "v", "showlegend": true, "type": "scatter", "x": [7.382, 7.155, 5.691, 5.969, 6.215, 6.065, 5.83, 6.062, 6.122, 6.174], "xaxis": "x", "y": [9.65, 7.931, 13.08, 13.27, 13.49, 13.37, 12.83, 13.12, 16.21, 15.89], "yaxis": "y"}], "layout": {"autosize": true, "legend": {"title": {"text": "cultivar"}, "tracegroupgap": 0}, "margin": {"t": 60}, "xaxis": {"anchor": "y", "autorange": true, "domain": [0, 1], "range": [-5.307, 25.15], "title": {"text": "0"}, "type": "linear"}, "yaxis": {"anchor": "x", "autorange": true, "domain": [0, 1], "range": [-9.134, 18.76], "title": {"text": "1"}, "type": "linear"}}}
